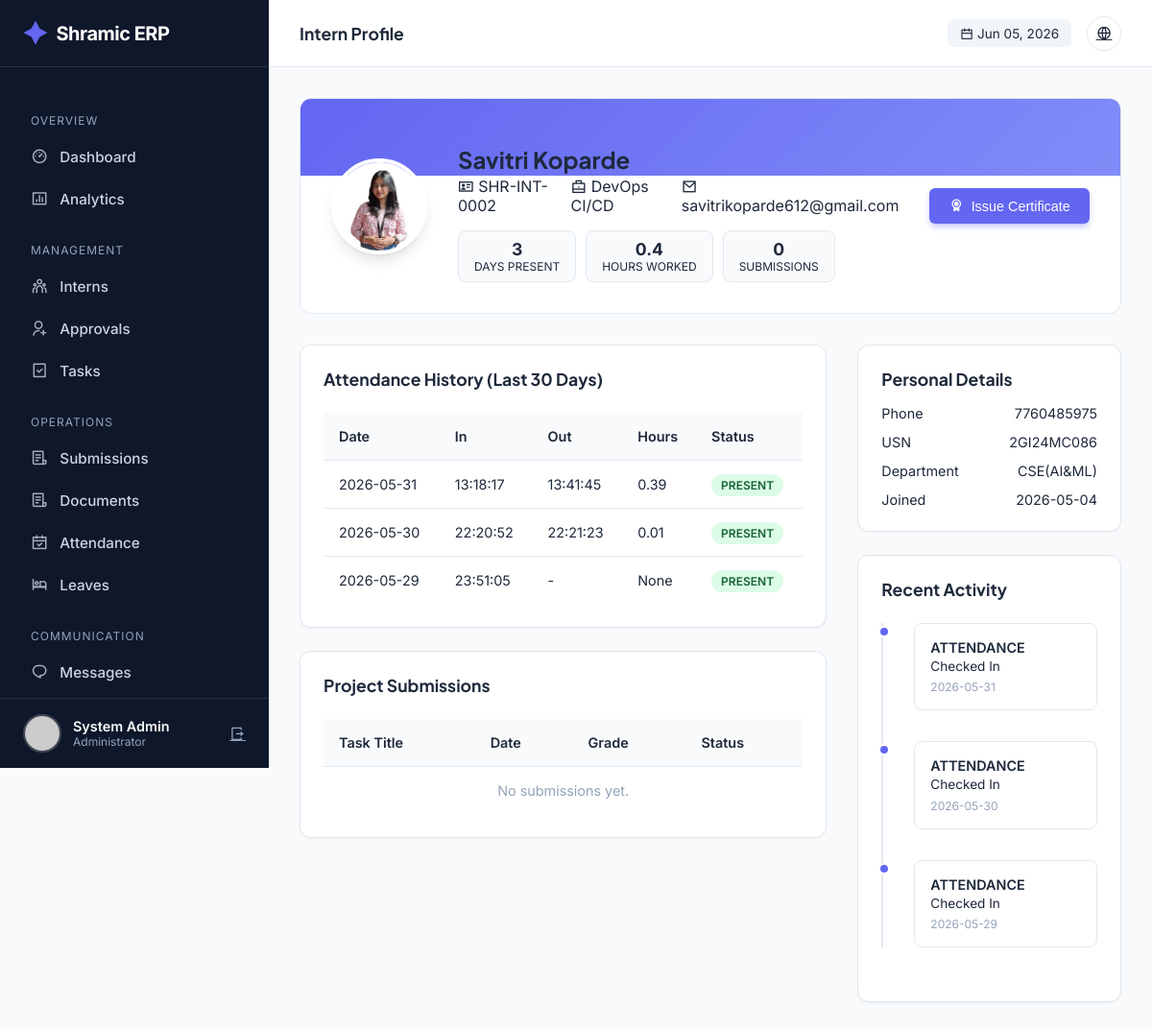
Screenshot of /admin/intern/3 (signed in) with the database file from the repository.
### tables this page shows
CREATE TABLE users (
            id INTEGER PRIMARY KEY AUTOINCREMENT,
            intern_id TEXT UNIQUE,
            usn TEXT UNIQUE NOT NULL,
            full_name TEXT NOT NULL,
            phone TEXT NOT NULL,
            email TEXT UNIQUE NOT NULL,
            password_hash TEXT NOT NULL,
            role TEXT NOT NULL,
            photo_url TEXT,
            status TEXT DEFAULT 'PENDING',
            is_admin BOOLEAN DEFAULT 0,
            department TEXT,
            join_date DATE,
            emergency_contact TEXT,
            address TEXT,
            last_login TIMESTAMP,
            login_count INTEGER DEFAULT 0,
            created_at TIMESTAMP DEFAULT CURRENT_TIMESTAMP,
            updated_at TIMESTAMP DEFAULT CURRENT_TIMESTAMP
        );

CREATE TABLE attendance (
            id INTEGER PRIMARY KEY AUTOINCREMENT,
            user_id INTEGER,
            date DATE NOT NULL,
            check_in_time TIMESTAMP,
            check_out_time TIMESTAMP,
            work_hours REAL,
            location TEXT,
            ip_address TEXT,
            notes TEXT,
            status TEXT DEFAULT 'PRESENT',
            FOREIGN KEY (user_id) REFERENCES users(id),
            UNIQUE(user_id, date)
        );

### app.py (the view)
@app.route('/admin/intern/<int:intern_id>')
@login_required
@admin_required
def admin_intern_detail(intern_id):
    conn = get_db_connection()
    cur = conn.cursor()
    cur.execute("SELECT * FROM users WHERE id = ?", (intern_id,))
    intern = cur.fetchone()
    if not intern:
        flash('Intern not found.', 'error')
        conn.close()
        return redirect(url_for('admin_dashboard'))
    cur.execute("""
        SELECT * FROM attendance
        WHERE user_id = ?
        ORDER BY date DESC
        LIMIT 30
    """, (intern_id,))
    attendance_records = cur.fetchall()
    cur.execute("""
        SELECT
            COUNT(*) as total_days,
            SUM(work_hours) as total_hours,
            AVG(work_hours) as avg_hours
        FROM attendance
        WHERE user_id = ? AND check_in_time IS NOT NULL
    """, (intern_id,))
    attendance_stats = cur.fetchone()
    cur.execute("""
        SELECT s.*, t.title as task_title, t.priority
        FROM submissions s
        LEFT JOIN tasks t ON s.task_id = t.id
        WHERE s.user_id = ?
        ORDER BY s.submitted_at DESC
    """, (intern_id,))
    submissions = cur.fetchall()
    cur.execute("""
        SELECT 'ATTENDANCE' as type, date as timestamp, 'Checked In' as details
        FROM attendance WHERE user_id = ?
        UNION ALL
        SELECT 'SUBMISSION' as type, submitted_at as timestamp, 'Submitted Task' as details
        FROM submissions WHERE user_id = ?
        ORDER BY timestamp DESC LIMIT 10
    """, (intern_id, intern_id))
    timeline = cur.fetchall()
    conn.close()
    return render_template('admin/intern_detail.html',
        intern=intern,
        attendance_records=attendance_records,
        stats=attendance_stats,
        submissions=submissions,
        timeline=timeline
    )

### templates/admin/intern_detail.html (shortened to what this page needs)
{% extends "admin/base.html" %} {% block page_title %}Intern Profile{% endblock
%} {% block content %}
<div class="profile-header">
  <div class="profile-bg"></div>
  <img
    src="{{ url_for('static', filename='uploads/profiles/' + intern.photo_url) if intern.photo_url else 'https://ui-avatars.com/api/?name=' + intern.full_name }}"
    class="profile-img"
    alt="Profile"
  />
  <div class="profile-info" style="flex: 1">
    <h2 style="margin-bottom: 0.2rem">{{ intern.full_name }}</h2>
    <div
      style="
        color: var(--text-secondary);
        margin-bottom: 1rem;
        display: flex;
        gap: 1rem;
        align-items: center;
      "
    >
      <span><i class="ri-id-card-line"></i> {{ intern.intern_id }}</span>
      <span><i class="ri-briefcase-line"></i> {{ intern.role }}</span>
      <span><i class="ri-mail-line"></i> {{ intern.email }}</span>
    </div>
    <div style="display: flex; gap: 10px; flex-wrap: wrap">
      <div class="stat-pill">
        <strong>{{ stats.total_days or 0 }}</strong>
        <span>Days Present</span>
      </div>
      <div class="stat-pill">
        <strong
          >{{ stats.total_hours|round(1) if stats.total_hours else 0 }}</strong
        >
        <span>Hours Worked</span>
      </div>
      <div class="stat-pill">
        <strong>{{ submissions|length }}</strong>
        <span>Submissions</span>
      </div>
    </div>
  </div>
  <div
    style="
      position: relative;
      z-index: 1;
      display: flex;
      flex-direction: column;
      gap: 10px;
    "
  >
    <form
      action="{{ url_for('generate_certificate', user_id=intern.id) }}"
      method="POST"
    >
      <button class="btn btn-primary" style="width: 100%">
        <i class="ri-award-fill"></i> Issue Certificate
      </button>
    </form>
  </div>
</div>
<div class="detail-grid">
  <div style="display: flex; flex-direction: column; gap: 1.5rem">
    <div class="card">
      <h3 style="font-size: 1.1rem; margin-bottom: 1.5rem">
        Attendance History (Last 30 Days)
      </h3>
      <div class="table-container">
        <table>
          <thead>
            <tr>
              <th>Date</th>
              <th>In</th>
              <th>Out</th>
              <th>Hours</th>
              <th>Status</th>
            </tr>
          </thead>
          <tbody>
            {% for record in attendance_records %}
            <tr>
              <td>{{ record.date }}</td>
              <td>
                {{ record.check_in_time.split(' ')[1] if record.check_in_time
                else '-' }}
              </td>
              <td>
                {{ record.check_out_time.split(' ')[1] if record.check_out_time
                else '-' }}
              </td>
              <td>{{ record.work_hours }}</td>
              <td><span class="badge badge-success">Present</span></td>
            </tr>
            {% endfor %}
          </tbody>
        </table>
      </div>
    </div>
    <div class="card">
      <h3 style="font-size: 1.1rem; margin-bottom: 1.5rem">
        Project Submissions
      </h3>
      <div class="table-container">
        <table>
          <thead>
            <tr>
              <th>Task Title</th>
              <th>Date</th>
              <th>Grade</th>
              <th>Status</th>
            </tr>
          </thead>
          <tbody>
            {% for sub in submissions %}
            <tr>
              <td>{{ sub.task_title }}</td>
              <td>{{ sub.submitted_at.split(' ')[0] }}</td>
              <td>
                {% if sub.grade %}
                <span style="font-weight: 700; color: var(--primary)"
                  >{{ sub.grade }}</span
                >
                {% else %}-{% endif %}
              </td>
              <td>
                {% if sub.status == 'APPROVED' %}
                <span class="badge badge-success">Approved</span>
                {% elif sub.status == 'REJECTED' %}
                <span class="badge badge-danger">Rejected</span>
                {% else %}
                <span class="badge badge-warning">Pending</span>
                {% endif %}
              </td>
            </tr>
            {% else %}
            <tr>
              <td
                colspan="4"
                style="text-align: center; color: var(--text-light)"
              >
                No submissions yet.
              </td>
            </tr>
            {% endfor %}
          </tbody>
        </table>
      </div>
    </div>
  </div>
  <div style="display: flex; flex-direction: column; gap: 1.5rem">
    <div class="card">
      <h3 style="font-size: 1.1rem; margin-bottom: 1rem">Personal Details</h3>
      <div
        style="
          display: flex;
          flex-direction: column;
          gap: 0.8rem;
          font-size: 0.9rem;
        "
      >
        <div style="display: flex; justify-content: space-between">
          <span style="color: var(--text-secondary)">Phone</span>
          <span>{{ intern.phone }}</span>
        </div>
        <div style="display: flex; justify-content: space-between">
          <span style="color: var(--text-secondary)">USN</span>
          <span>{{ intern.usn }}</span>
        </div>
        <div style="display: flex; justify-content: space-between">
          <span style="color: var(--text-secondary)">Department</span>
          <span>{{ 'MCA' if intern.department == 'Other' else intern.department }}</span>
        </div>
        <div style="display: flex; justify-content: space-between">
          <span style="color: var(--text-secondary)">Joined</span>
          <span>{{ intern.join_date }}</span>
        </div>
      </div>
    </div>
    <div class="card">
      <h3 style="font-size: 1.1rem; margin-bottom: 1.5rem">Recent Activity</h3>
      <div class="timeline">
        {% for log in timeline %}
        <div class="timeline-item">
          <div class="timeline-dot"></div>
          <div class="timeline-content">
            <div style="font-weight: 600; margin-bottom: 0.2rem">
              {{ log.type }}
            </div>
            <div style="font-size: 0.85rem; color: var(--text-secondary)">
              {{ log.details }}
            </div>
            <div
              style="
                font-size: 0.75rem;
                color: var(--text-light);
                margin-top: 0.4rem;
              "
            >
              {{ log.timestamp }}
            </div>
          </div>
        </div>
        {% else %}
        <p style="color: var(--text-light)">No recent logs.</p>
        {% endfor %}
      </div>
    </div>
  </div>
</div>
{% endblock %}

### templates/admin/base.html (shortened to what this page needs)
<!doctype html>
<html lang="en">
  <head>
    <link
      href="https://cdn.jsdelivr.net/npm/remixicon@4.1.0/fonts/remixicon.css"
      rel="stylesheet"
    />
  </head>
  <body>
    <aside class="sidebar" id="sidebar">
      <a href="/" class="brand">
        <i class="ri-shining-2-fill"></i> Shramic ERP
      </a>
      <ul class="nav-menu">
        <li class="nav-label">Overview</li>
        <li>
          <a
            href="{{ url_for('admin_dashboard') }}"
            class="nav-link {% if request.endpoint == 'admin_dashboard' %}active{% endif %}"
            ><i class="ri-dashboard-3-line"></i> Dashboard</a
          >
        </li>
        <li>
          <a
            href="{{ url_for('admin_analytics') }}"
            class="nav-link {% if request.endpoint == 'admin_analytics' %}active{% endif %}"
            ><i class="ri-bar-chart-box-line"></i> Analytics</a
          >
        </li>
        <li class="nav-label">Management</li>
        <li>
          <a
            href="{{ url_for('admin_interns') }}"
            class="nav-link {% if request.endpoint == 'admin_interns' %}active{% endif %}"
            ><i class="ri-team-line"></i> Interns</a
          >
        </li>
        <li>
          <a
            href="{{ url_for('admin_approvals') }}"
            class="nav-link {% if request.endpoint == 'admin_approvals' %}active{% endif %}"
            ><i class="ri-user-add-line"></i> Approvals</a
          >
        </li>
        <li>
          <a
            href="{{ url_for('admin_tasks') }}"
            class="nav-link {% if request.endpoint == 'admin_tasks' %}active{% endif %}"
            ><i class="ri-task-line"></i> Tasks</a
          >
        </li>
        <li class="nav-label">Operations</li>
        <li>
          <a
            href="{{ url_for('admin_submissions') }}"
            class="nav-link {% if request.endpoint == 'admin_submissions' %}active{% endif %}"
            ><i class="ri-file-list-3-line"></i> Submissions</a
          >
        </li>
        <li>
  <a
    href="{{ url_for('admin_documents') }}"
    class="nav-link {% if request.endpoint == 'admin_documents' %}active{% endif %}"
  >
    <i class="ri-file-list-3-line"></i> Documents
  </a>
</li>
        <li>
          <a
            href="{{ url_for('admin_attendance') }}"
            class="nav-link {% if request.endpoint == 'admin_attendance' %}active{% endif %}"
            ><i class="ri-calendar-check-line"></i> Attendance</a
          >
        </li>
        <li>
          <a
            href="{{ url_for('admin_leaves') }}"
            class="nav-link {% if request.endpoint == 'admin_leaves' %}active{% endif %}"
            ><i class="ri-hotel-bed-line"></i> Leaves</a
          >
        </li>
        <li class="nav-label">Communication</li>
        <li>
          <a
            href="{{ url_for('admin_messages') }}"
            class="nav-link {% if request.endpoint == 'admin_messages' %}active{% endif %}"
            ><i class="ri-chat-1-line"></i> Messages</a
          >
        </li>
        <li>
          <a
            href="{{ url_for('admin_announcements') }}"
            class="nav-link {% if request.endpoint == 'admin_announcements' %}active{% endif %}"
            > Announcements</a
          >
        </li>
      </ul>
      <div class="user-profile">
        <img
          src="{{ url_for('static', filename='uploads/profiles/' + current_user.photo_url) if current_user.photo_url else 'https://ui-avatars.com/api/?name=Admin&background=random' }}"
          class="user-avatar"
          alt="Admin"
        />
        <div style="flex: 1; overflow: hidden">
          <div
            style="
              font-weight: 600;
              font-size: 0.9rem;
              white-space: nowrap;
              text-overflow: ellipsis;
            "
          >
            {{ current_user.full_name }}
          </div>
          <div style="font-size: 0.75rem; color: var(--text-light)">
            Administrator
          </div>
        </div>
        <a
          href="{{ url_for('logout') }}"
          title="Logout"
          style="color: var(--text-light)"
          ><i class="ri-logout-box-r-line"></i
        ></a>
      </div>
    </aside>
    <div class="main-wrapper">
      <header class="top-header">
        <div style="display: flex; align-items: center; gap: 1rem">
          <h2 class="page-title">
            {% block page_title %}Dashboard{% endblock %}
          </h2>
        </div>
        <div class="header-actions">
          <div
            style="
              font-size: 0.85rem;
              color: var(--text-secondary);
              background: #f1f5f9;
              padding: 0.4rem 0.8rem;
              border-radius: 6px;
            "
          >
            <i class="ri-calendar-line"></i> {{ now.strftime('%b %d, %Y') }}
          </div>
          <a href="{{ url_for('index') }}" class="btn-icon" title="View Site"
            ><i class="ri-global-line"></i
          ></a>
        </div>
      </header>
      <div class="content">
         {% block content %}{% endblock %}
      </div>
    </div>
  </body>
</html>

### rows the page displays
users: full_name "System Admin"
users: photo_url (picture), full_name "Savitri Koparde", intern_id "SHR-INT-0002", role "DevOps CI/CD", email "savitrikoparde612@gmail.com", phone "7760485975", usn "2GI24MC086", department "CSE(AI&ML)", join_date "2026-05-04"
attendance: date "2026-05-31", check_in_time "13:18:17", check_out_time "13:41:45", work_hours "0.39", type "ATTENDANCE", details "Checked In", timestamp "2026-05-31"
attendance: date "2026-05-30", check_in_time "22:20:52", check_out_time "22:21:23", work_hours "0.01", type "ATTENDANCE", details "Checked In", timestamp "2026-05-30"
attendance: date "2026-05-29", check_in_time "23:51:05", check_out_time "-", work_hours "None", type "ATTENDANCE", details "Checked In", timestamp "2026-05-29"

### other values shown
{{ now.strftime('%b %d, %Y') }} "Jun 05, 2026"
{{ stats.total_days or 0 }} "3"
{{ stats.total_hours|round(1) if stats.total_hours else 0 }} "0.4"
{{ submissions|length }} "0"
